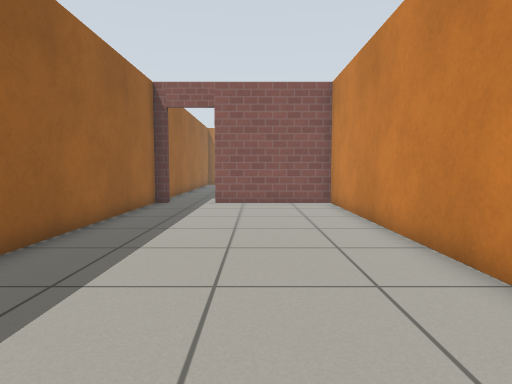
view 1 (above)

12 first-person views from a walk through a world built for the Gazebo simulator. The camera is 0.72 m above the floor, tilts 4° down and sees 75° across. The floor is counted in squares, 0.5 m on a side. Each view is taken from the middle of a square. On the plan, view 1 faces up. The plan holds only what a view shows up to about 15 squares ahead; the rest is blank. Simple patterns stand in for the simulator's built-in surfaces.

view 2
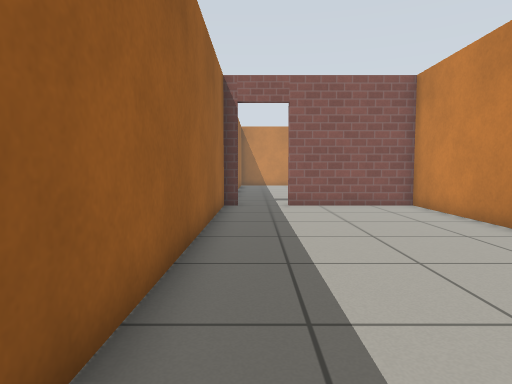

view 3
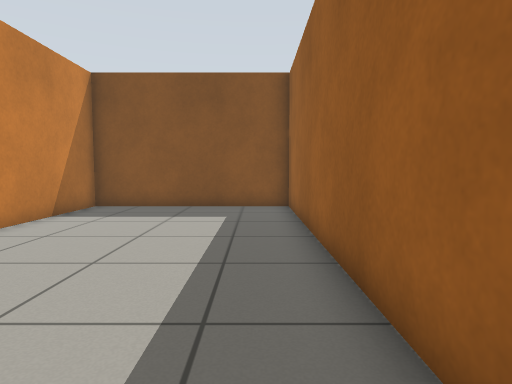

view 4
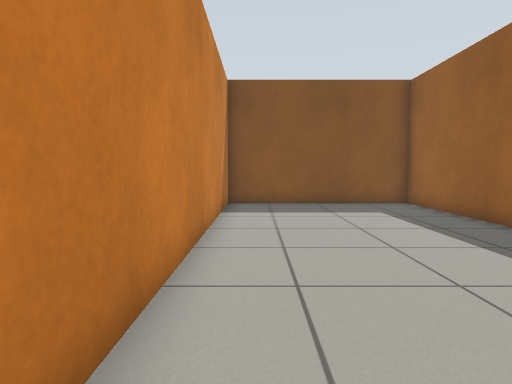

view 5
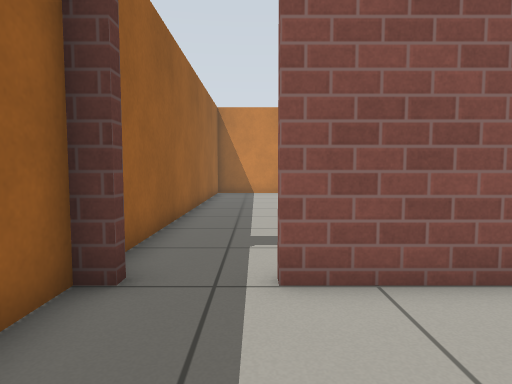

view 6
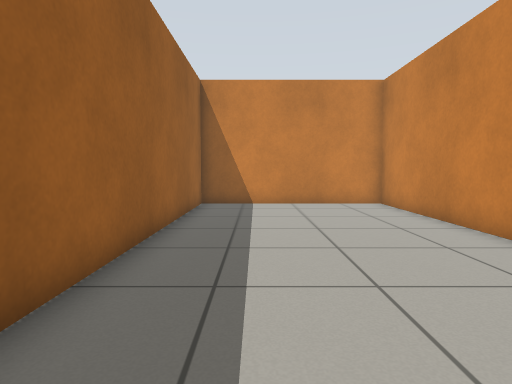

view 7
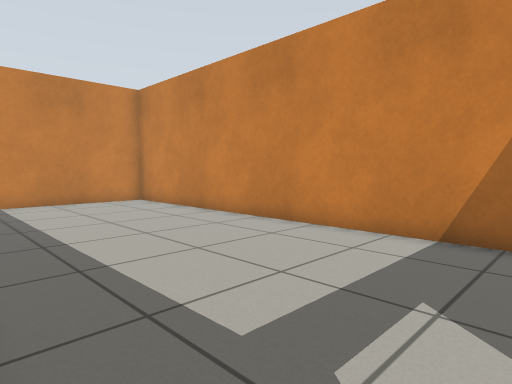

view 8
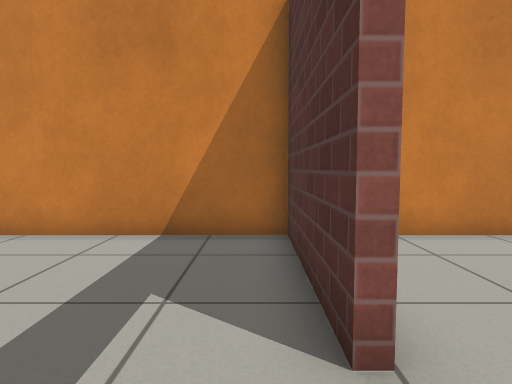

view 9
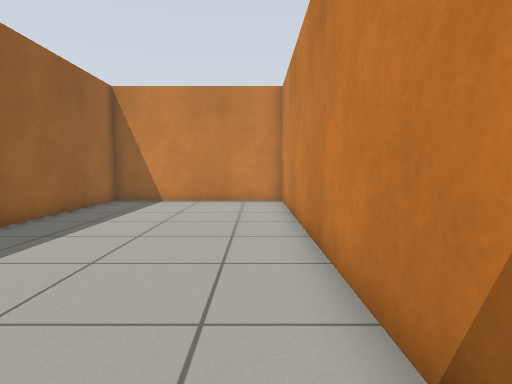

view 10
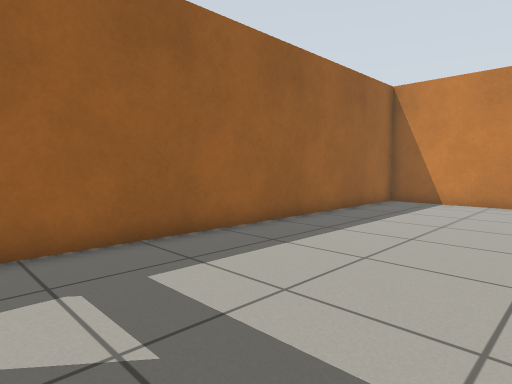

view 11
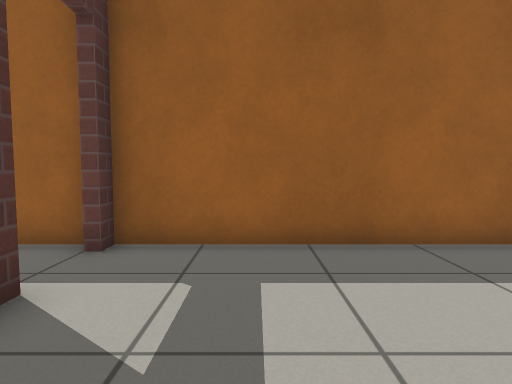

view 12
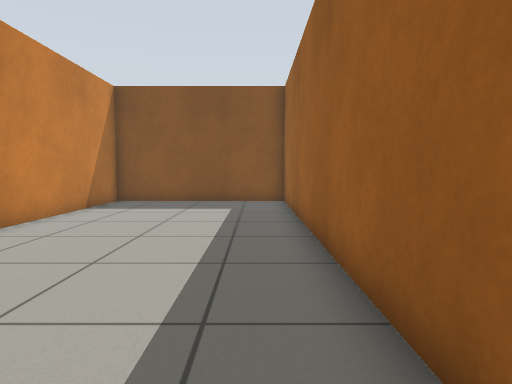

### Floor plan
Points are (right, up) in squares from view 1. A wall is a line through its corners. A room is listed if a view was taken in it or the views show most of it. See-through windows are left out.
Room 1 (views 1, 2, 3, 4, 5, 12)
walls: (-3.6, 14) (-4.3, 14) (-4.3, -1.7) (3.2, -1.7) (3.2, 14) (-1.8, 14)
ways out: open door at (-2.5, 14) to room 2
Room 2 (views 6, 7, 8, 9, 10, 11)
walls: (-1.8, 14.3) (3.2, 14.3) (3.2, 29.7) (-4.2, 29.7) (-4.3, 14.3) (-3.6, 14.3)
ways out: open door at (-2.5, 14) to room 1

Positions as (right, up) in squares from view 1, and headings:
1: (0, 0), facing up
2: (-3, 1), facing up
3: (-3, 11), facing down
4: (2, 12), facing down
5: (-2, 10), facing up
6: (-2, 16), facing up
7: (-4, 15), facing up-right
8: (-4, 15), facing right
9: (2, 15), facing up
10: (2, 15), facing up-left
11: (2, 17), facing left
12: (-3, 13), facing down
